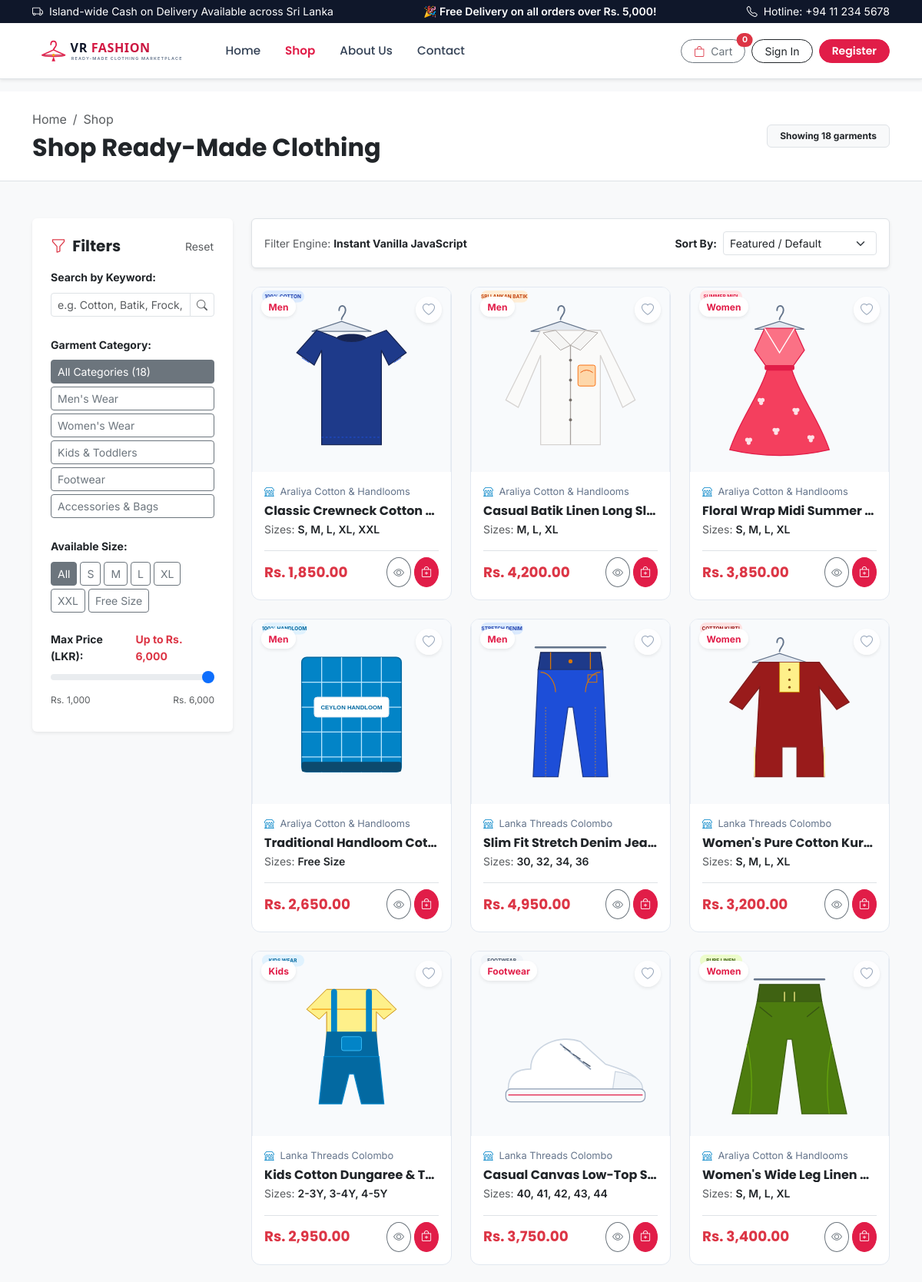
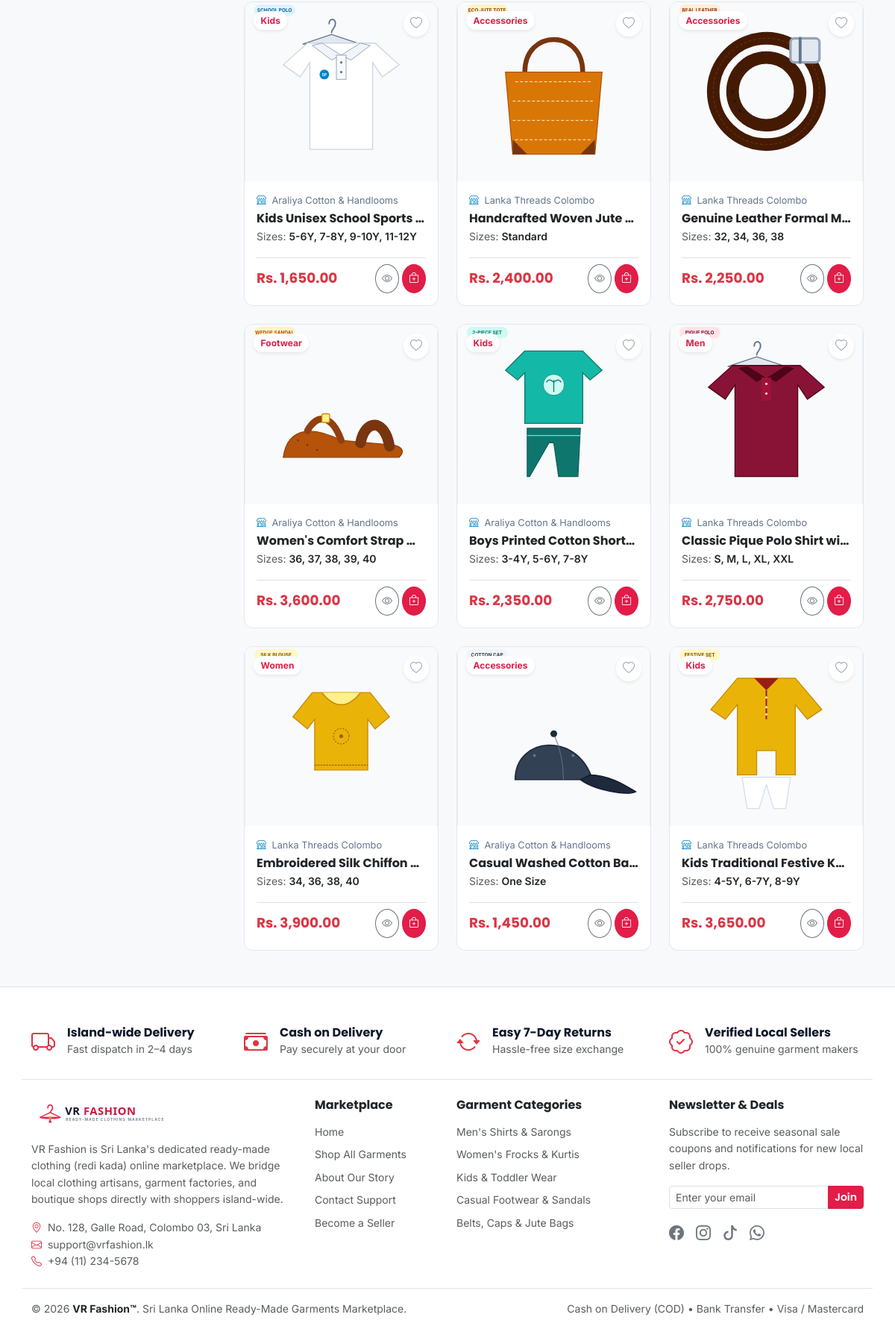
The page /collections.php on the database its author committed (2 pictures, top to bottom).
### tables this page shows
CREATE TABLE `products` (
  `id` INT AUTO_INCREMENT PRIMARY KEY,
  `seller_id` INT NOT NULL,
  `name` VARCHAR(150) NOT NULL,
  `category` ENUM('Men', 'Women', 'Kids', 'Footwear', 'Accessories') NOT NULL,
  `description` TEXT NOT NULL,
  `price` DECIMAL(10,2) NOT NULL DEFAULT 0.00,
  `sizes` VARCHAR(100) NOT NULL DEFAULT 'S, M, L, XL',
  `colour` VARCHAR(50) NOT NULL DEFAULT 'Standard',
  `stock` INT NOT NULL DEFAULT 10,
  `image` VARCHAR(255) NOT NULL,
  `created_at` TIMESTAMP DEFAULT CURRENT_TIMESTAMP,
  CONSTRAINT `fk_products_seller` FOREIGN KEY (`seller_id`) REFERENCES `users` (`id`) ON DELETE CASCADE
);

CREATE TABLE `users` (
  `id` INT AUTO_INCREMENT PRIMARY KEY,
  `username` VARCHAR(50) NOT NULL UNIQUE,
  `email` VARCHAR(100) NOT NULL UNIQUE,
  `password` VARCHAR(255) NOT NULL,
  `role` ENUM('buyer', 'seller') NOT NULL DEFAULT 'buyer',
  `shop_name` VARCHAR(100) NULL,
  `created_at` TIMESTAMP DEFAULT CURRENT_TIMESTAMP
);

### includes/functions.php (called while the page is built, shortened)
<?php
function get_path_prefix() {
    $script = str_replace('\\', '/', $_SERVER['SCRIPT_NAME'] ?? '');
    return '';
}
function url($path = '') {
    $prefix = get_path_prefix();
    return $prefix . ltrim($path, '/');
}
function sanitize($data) {
    return htmlspecialchars(trim((string)$data), ENT_QUOTES, 'UTF-8');
}
function format_lkr($price) {
    return 'Rs. ' . number_format((float)$price, 2);
}

### collections.php (the view, shortened to what this page needs)
<?php
require_once __DIR__ . '/includes/header.php';
$products = [];
try {
    $stmt = $pdo->query("
        SELECT p.*, u.shop_name
        FROM products p
        JOIN users u ON p.seller_id = u.id
        ORDER BY p.id ASC
    ");
    $products = $stmt->fetchAll();
} catch (PDOException $e) {
    $products = [];
}
$user_wishlist_ids = [];
$get_search = sanitize($_GET['search'] ?? '');
?>
<section class="py-4 bg-white border-bottom">
    <div class="container">
        <div class="row align-items-center">
            <div class="col-md-6">
                <nav aria-label="breadcrumb">
                    <ol class="breadcrumb small mb-1">
                        <li class="breadcrumb-item"><a href="<?= url('index.php') ?>" class="text-decoration-none text-muted">Home</a></li>
                        <li class="breadcrumb-item active" aria-current="page">Shop</li>
                    </ol>
                </nav>
                <h1 class="h2 fw-bold text-dark mb-0">Shop Ready-Made Clothing</h1>
            </div>
            <div class="col-md-6 text-md-end mt-2 mt-md-0">
                <span class="badge bg-light text-dark border px-3 py-2 small" id="shopResultsCount">
                </span>
            </div>
        </div>
    </div>
</section>
<section class="py-5">
    <div class="container">
        <div class="row g-4">
            <div class="col-lg-3">
                <div class="card border-0 shadow-sm p-4 sticky-top" style="top: 85px; z-index: 10;">
                    <div class="d-flex justify-content-between align-items-center mb-3">
                        <h5 class="fw-bold mb-0 text-dark"><i class="bi bi-funnel me-1 text-danger"></i> Filters</h5>
                        <button type="button" class="btn btn-link btn-sm text-decoration-none p-0 text-muted" id="clearSearchBtn">
                            Reset
                        </button>
                    </div>
                    <div class="mb-4">
                        <label for="shopSearchInput" class="form-label small fw-bold text-dark">Search by Keyword:</label>
                        <div class="input-group input-group-sm">
                            <input type="text"
                                   id="shopSearchInput"
                                   class="form-control"
                                   placeholder="e.g. Cotton, Batik, Frock, Kurti..."
                                   value="<?= htmlspecialchars($get_search) ?>">
                            <span class="input-group-text bg-white"><i class="bi bi-search text-muted"></i></span>
                        </div>
                    </div>
                    <div class="mb-4">
                        <label class="form-label small fw-bold text-dark mb-2">Garment Category:</label>
                        <div class="d-flex flex-column gap-1">
                            <button type="button" class="btn btn-outline-secondary btn-sm text-start category-filter-btn active" data-category="all">
                                All Categories (<?= count($products) ?>)
                            </button>
                            <button type="button" class="btn btn-outline-secondary btn-sm text-start category-filter-btn" data-category="Men">
                                Men's Wear
                            </button>
                            <button type="button" class="btn btn-outline-secondary btn-sm text-start category-filter-btn" data-category="Women">
                                Women's Wear
                            </button>
                            <button type="button" class="btn btn-outline-secondary btn-sm text-start category-filter-btn" data-category="Kids">
                                Kids &amp; Toddlers
                            </button>
                            <button type="button" class="btn btn-outline-secondary btn-sm text-start category-filter-btn" data-category="Footwear">
                                Footwear
                            </button>
                            <button type="button" class="btn btn-outline-secondary btn-sm text-start category-filter-btn" data-category="Accessories">
                                Accessories &amp; Bags
                            </button>
                        </div>
                    </div>
                    <div class="mb-4">
                        <label class="form-label small fw-bold text-dark mb-2">Available Size:</label>
                        <div class="d-flex flex-wrap gap-1">
                            <button type="button" class="btn btn-outline-secondary btn-sm size-filter-btn active" data-size="all">All</button>
                            <button type="button" class="btn btn-outline-secondary btn-sm size-filter-btn" data-size="S">S</button>
                            <button type="button" class="btn btn-outline-secondary btn-sm size-filter-btn" data-size="M">M</button>
                            <button type="button" class="btn btn-outline-secondary btn-sm size-filter-btn" data-size="L">L</button>
                            <button type="button" class="btn btn-outline-secondary btn-sm size-filter-btn" data-size="XL">XL</button>
                            <button type="button" class="btn btn-outline-secondary btn-sm size-filter-btn" data-size="XXL">XXL</button>
                            <button type="button" class="btn btn-outline-secondary btn-sm size-filter-btn" data-size="Free Size">Free Size</button>
                        </div>
                    </div>
                    <div class="mb-2">
                        <div class="d-flex justify-content-between align-items-center mb-1">
                            <label for="priceRangeSlider" class="form-label small fw-bold text-dark mb-0">Max Price (LKR):</label>
                            <span class="small fw-bold text-danger" id="priceRangeValue">Up to Rs. 6,000</span>
                        </div>
                        <input type="range" class="form-range" id="priceRangeSlider" min="1000" max="6000" step="100" value="6000">
                        <div class="d-flex justify-content-between text-muted small" style="font-size: 0.75rem;">
                            <span>Rs. 1,000</span>
                            <span>Rs. 6,000</span>
                        </div>
                    </div>
                </div>
            </div>
            <div class="col-lg-9">
                <div class="bg-white p-3 rounded shadow-sm border mb-4 d-flex justify-content-between align-items-center flex-wrap gap-3">
                    <span class="small text-muted">Filter Engine: <strong class="text-dark">Instant Vanilla JavaScript</strong></span>
                    <div class="d-flex align-items-center gap-2">
                        <label for="shopSortSelect" class="small fw-bold text-dark mb-0 text-nowrap">Sort By:</label>
                        <select id="shopSortSelect" class="form-select form-select-sm" style="width: 200px;">
                            <option value="default">Featured / Default</option>
                        </select>
                    </div>
                </div>
                <div class="row g-4" id="shopProductsGrid">
                    <?php foreach ($products as $prod):
                        $in_wishlist = in_array($prod['id'], $user_wishlist_ids);
                        $first_size = explode(',', $prod['sizes'])[0] ?? 'M';
                    ?>
                        <div class="col-sm-6 col-md-4 shop-product-col"
                             data-id="<?= $prod['id'] ?>"
                             data-name="<?= htmlspecialchars($prod['name'], ENT_QUOTES, 'UTF-8') ?>"
                             data-category="<?= htmlspecialchars($prod['category']) ?>"
                             data-sizes="<?= htmlspecialchars($prod['sizes']) ?>"
                             data-price="<?= (float)$prod['price'] ?>">
                            <div class="product-card h-100 d-flex flex-column">
                                <div class="product-card-img-wrapper">
                                    <img src="<?= url($prod['image']) ?>" alt="<?= htmlspecialchars($prod['name']) ?>" loading="lazy">
                                    <span class="product-category-badge"><?= htmlspecialchars($prod['category']) ?></span>
                                    <button type="button"
                                            class="product-wishlist-btn btn-toggle-wishlist <?= $in_wishlist ? 'active text-danger' : '' ?>"
                                            data-id="<?= $prod['id'] ?>"
                                            title="<?= $in_wishlist ? 'Remove from wishlist' : 'Add to wishlist' ?>">
                                        <i class="bi <?= $in_wishlist ? 'bi-heart-fill' : 'bi-heart' ?>"></i>
                                    </button>
                                </div>
                                <div class="p-3 d-flex flex-column flex-grow-1">
                                    <span class="product-seller-label mb-1">
                                        <i class="bi bi-shop me-1"></i> <?= htmlspecialchars($prod['shop_name']) ?>
                                    </span>
                                    <h6 class="fw-bold mb-1 text-dark text-truncate" title="<?= htmlspecialchars($prod['name']) ?>">
                                        <?= htmlspecialchars($prod['name']) ?>
                                    </h6>
                                    <div class="small text-muted mb-3">Sizes: <span class="fw-semibold text-dark"><?= htmlspecialchars($prod['sizes']) ?></span></div>
                                    <div class="mt-auto pt-2 border-top d-flex align-items-center justify-content-between">
                                        <span class="product-price text-danger"><?= format_lkr($prod['price']) ?></span>
                                        <div class="d-flex gap-1">
                                            <button type="button"
                                                    class="btn btn-outline-secondary btn-sm rounded-circle p-2"
                                                    data-bs-toggle="modal"
                                                    data-bs-target="#productDetailModal"
                                                    data-id="<?= $prod['id'] ?>"
                                                    data-name="<?= htmlspecialchars($prod['name'], ENT_QUOTES, 'UTF-8') ?>"
                                                    data-category="<?= htmlspecialchars($prod['category']) ?>"
                                                    data-seller="<?= htmlspecialchars($prod['shop_name']) ?>"
                                                    data-price="<?= format_lkr($prod['price']) ?>"
                                                    data-description="<?= htmlspecialchars($prod['description']) ?>"
                                                    data-image="<?= url($prod['image']) ?>"
                                                    data-sizes="<?= htmlspecialchars($prod['sizes']) ?>"
                                                    data-colour="<?= htmlspecialchars($prod['colour']) ?>"
                                                    data-stock="<?= $prod['stock'] > 0 ? 'In Stock (' . $prod['stock'] . ' available)' : 'Out of Stock' ?>"
                                                    title="View Garment Details">
                                                <i class="bi bi-eye"></i>
                                            </button>
                                            <button type="button"
                                                    class="btn btn-primary-market btn-sm rounded-circle p-2 btn-add-to-cart"
                                                    data-id="<?= $prod['id'] ?>"
                                                    data-size="<?= trim($first_size) ?>"
                                                    title="Add to Shopping Cart">
                                                <i class="bi bi-bag-plus"></i>
                                            </button>
                                        </div>
                                    </div>
                                </div>
                            </div>
                        </div>
                    <?php endforeach; ?>
                </div>
            </div>
        </div>
    </div>
</section>
<?php
require_once __DIR__ . '/includes/footer.php';
?>

### rows shown on the page
products: image (picture), category "Men", seller.shop_name "Araliya Cotton & Handlooms", name "Classic Crewneck Cotton…", sizes "S, M, L, XL, XXL", price "Rs. 1,850.00"
products: image (picture), category "Men", seller.shop_name "Araliya Cotton & Handlooms", name "Casual Batik Linen Long Sl…", sizes "M, L, XL", price "Rs. 4,200.00"
products: image (picture), category "Women", seller.shop_name "Araliya Cotton & Handlooms", name "Floral Wrap Midi Summer…", sizes "S, M, L, XL", price "Rs. 3,850.00"
products: image (picture), category "Men", seller.shop_name "Araliya Cotton & Handlooms", name "Traditional Handloom Cot…", sizes "Free Size", price "Rs. 2,650.00"
products: image (picture), category "Men", seller.shop_name "Lanka Threads Colombo", name "Slim Fit Stretch Denim Jea…", sizes "30, 32, 34, 36", price "Rs. 4,950.00"
products: image (picture), category "Women", seller.shop_name "Lanka Threads Colombo", name "Women's Pure Cotton Kur…", sizes "S, M, L, XL", price "Rs. 3,200.00"
products: image (picture), category "Kids", seller.shop_name "Lanka Threads Colombo", name "Kids Cotton Dungaree & T…", sizes "2-3Y, 3-4Y, 4-5Y", price "Rs. 2,950.00"
products: image (picture), category "Footwear", seller.shop_name "Lanka Threads Colombo", name "Casual Canvas Low-Top S…", sizes "40, 41, 42, 43, 44", price "Rs. 3,750.00"
products: image (picture), category "Women", seller.shop_name "Araliya Cotton & Handlooms", name "Women's Wide Leg Linen…", sizes "S, M, L, XL", price "Rs. 3,400.00"
products: image (picture), category "Kids", seller.shop_name "Araliya Cotton & Handlooms", name "Kids Unisex School Sports…", sizes "5-6Y, 7-8Y, 9-10Y, 11-12Y", price "Rs. 1,650.00"
products: image (picture), category "Accessories", seller.shop_name "Lanka Threads Colombo", name "Handcrafted Woven Jute…", sizes "Standard", price "Rs. 2,400.00"
products: image (picture), category "Accessories", seller.shop_name "Lanka Threads Colombo", name "Genuine Leather Formal M…", sizes "32, 34, 36, 38", price "Rs. 2,250.00"
products: image (picture), category "Footwear", seller.shop_name "Araliya Cotton & Handlooms", name "Women's Comfort Strap…", sizes "36, 37, 38, 39, 40", price "Rs. 3,600.00"
products: image (picture), category "Kids", seller.shop_name "Araliya Cotton & Handlooms", name "Boys Printed Cotton Short…", sizes "3-4Y, 5-6Y, 7-8Y", price "Rs. 2,350.00"
products: image (picture), category "Men", seller.shop_name "Lanka Threads Colombo", name "Classic Pique Polo Shirt wi…", sizes "S, M, L, XL, XXL", price "Rs. 2,750.00"
products: image (picture), category "Women", seller.shop_name "Lanka Threads Colombo", name "Embroidered Silk Chiffon…", sizes "34, 36, 38, 40", price "Rs. 3,900.00"
products: image (picture), category "Accessories", seller.shop_name "Araliya Cotton & Handlooms", name "Casual Washed Cotton Ba…", sizes "One Size", price "Rs. 1,450.00"
products: image (picture), category "Kids", seller.shop_name "Lanka Threads Colombo", name "Kids Traditional Festive K…", sizes "4-5Y, 6-7Y, 8-9Y", price "Rs. 3,650.00"

### other values the page prints
$cart_count "0"
count($products) "18"
